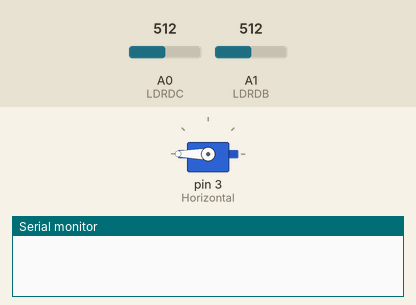
A sketch run on a simulated Arduino Uno, built with avr-gcc and run on an emulated ATmega328P. Shown: servo, the last lines printed to the serial monitor. The test bench sets the inputs (shaded band); at power-on: A0 (LDRDC) = 512, A1 (LDRDB) = 512.

Above: at 1.2 s.
1.3 s: A0 (LDRDC) set to 716
2.8 s: A1 (LDRDB) set to 900
At 4.6 s:
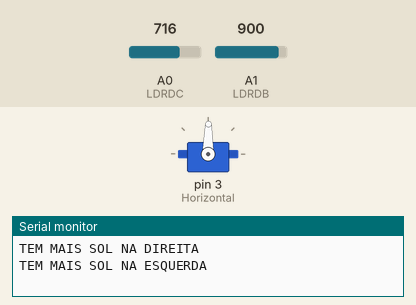
At 42.7 s:
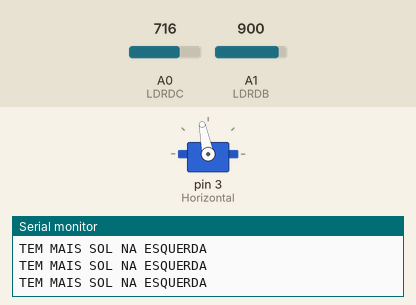
Timing chart, 0 to 43.0 s (numbered marks = the images above; inputs shaded):
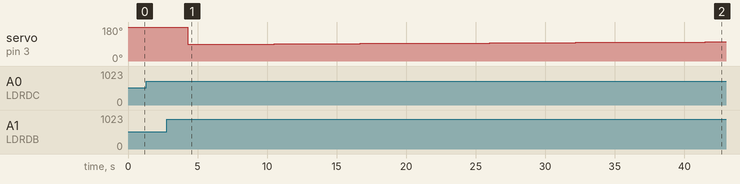

The sketch:

Programa__o_motores.ino
```cpp
#include <Servo.h>          // Inclui a Biblioteca

Servo Horizontal;           // Inicia o Servo da Horizontal

int ServoHorizontal = 90;   // Estabelece valor fixo à ServoHorizontal

int LimiteServoHorizontalMax = 180;  // Estabele os limites de rotação
int LimiteServoHorizontalMin = 37;   // Estabele os limites de rotação

int LDRDC = A0;             // Inicia LDRDC no pino A0
int LDRDB = A1;             // Inicia LDRDB no pino A1

void setup()  {
  Horizontal.attach(3);     // Inicia servo Horizontal na porta D3
  Horizontal.write(180);    // Inicia servo Horizontal na posição 180
  //delay(3000);              // Aguarda 3 segundos
  Serial.begin(115200);
}

void loop() {
  int LDC = analogRead(LDRDC);      // Leitura Analógica direita
  int LDB = analogRead(LDRDB);      // Leitura Analógica do LDR esquerda


  int tol = 50;
  int ValorDir = LDC;
  int ValorEsq = LDB;
  int DifDirEsq = ValorDir - ValorEsq;      // Diferença entre LED direita e esquerda

  /*---------------------------------------------------*/

  // Realiza a leitura e executa os movimentos referente ao Servo Horizontal
  if (-1 * tol > DifDirEsq || DifDirEsq > tol) {
    if (ValorDir > ValorEsq)  {
      ServoHorizontal = --ServoHorizontal;
      Serial.println ("TEM MAIS SOL NA DIREITA");
      delay(3000);
      if (ServoHorizontal < LimiteServoHorizontalMin)  {
        ServoHorizontal = LimiteServoHorizontalMin;
      }
    }
    else if (ValorDir < ValorEsq)  {
      ServoHorizontal = ++ServoHorizontal;
      Serial.println ( "TEM MAIS SOL NA ESQUERDA");
      delay(3000);
      if (ServoHorizontal > LimiteServoHorizontalMax)  {
        ServoHorizontal = LimiteServoHorizontalMax;
      }
    }
    else if (ValorDir = ValorEsq){
    Serial.println ("o MOTOR VAI FICAR PARADO");
    delay(3000);
    }
    Horizontal.write(ServoHorizontal);

  }

  delay(100);   // Aguarda 0,1 segundo
}
```
